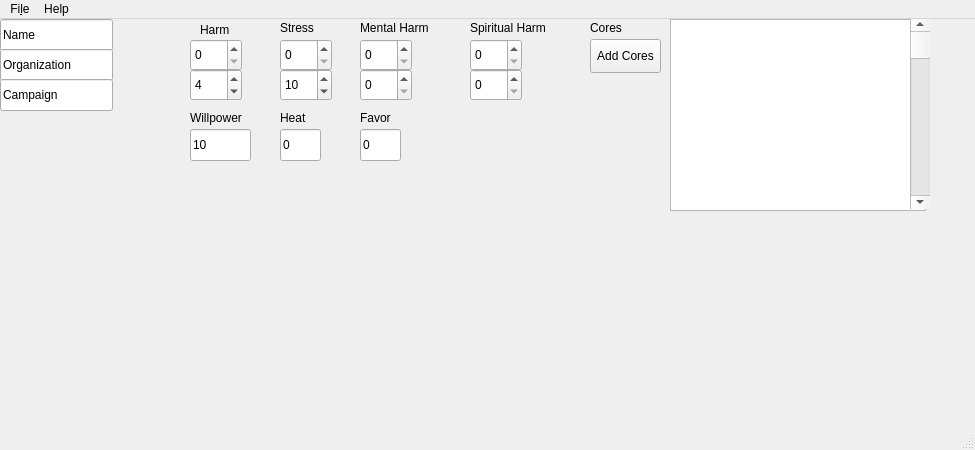
<?xml version="1.0" encoding="UTF-8"?>
<ui version="4.0">
 <class>MainWindow</class>
 <widget class="QMainWindow" name="MainWindow">
  <property name="geometry">
   <rect>
    <x>0</x>
    <y>0</y>
    <width>975</width>
    <height>450</height>
   </rect>
  </property>
  <property name="windowTitle">
   <string>MainWindow</string>
  </property>
  <widget class="QWidget" name="centralwidget">
   <widget class="QLineEdit" name="nameInputField">
    <property name="geometry">
     <rect>
      <x>0</x>
      <y>0</y>
      <width>113</width>
      <height>32</height>
     </rect>
    </property>
    <property name="text">
     <string>Name</string>
    </property>
   </widget>
   <widget class="QLineEdit" name="organizationInputField">
    <property name="geometry">
     <rect>
      <x>0</x>
      <y>30</y>
      <width>113</width>
      <height>32</height>
     </rect>
    </property>
    <property name="text">
     <string>Organization</string>
    </property>
   </widget>
   <widget class="QLineEdit" name="CampaignInputField">
    <property name="geometry">
     <rect>
      <x>0</x>
      <y>60</y>
      <width>113</width>
      <height>32</height>
     </rect>
    </property>
    <property name="text">
     <string>Campaign</string>
    </property>
   </widget>
   <widget class="QLabel" name="label">
    <property name="geometry">
     <rect>
      <x>200</x>
      <y>0</y>
      <width>41</width>
      <height>21</height>
     </rect>
    </property>
    <property name="text">
     <string>Harm</string>
    </property>
   </widget>
   <widget class="QSpinBox" name="HarmCurrentField">
    <property name="geometry">
     <rect>
      <x>190</x>
      <y>20</y>
      <width>52</width>
      <height>32</height>
     </rect>
    </property>
   </widget>
   <widget class="QSpinBox" name="HarmThresholdField">
    <property name="geometry">
     <rect>
      <x>190</x>
      <y>50</y>
      <width>52</width>
      <height>32</height>
     </rect>
    </property>
    <property name="value">
     <number>4</number>
    </property>
   </widget>
   <widget class="QLabel" name="label_2">
    <property name="geometry">
     <rect>
      <x>280</x>
      <y>0</y>
      <width>58</width>
      <height>18</height>
     </rect>
    </property>
    <property name="text">
     <string>Stress</string>
    </property>
   </widget>
   <widget class="QSpinBox" name="StressCurrentField">
    <property name="geometry">
     <rect>
      <x>280</x>
      <y>20</y>
      <width>52</width>
      <height>32</height>
     </rect>
    </property>
   </widget>
   <widget class="QSpinBox" name="StressThresholdField">
    <property name="geometry">
     <rect>
      <x>280</x>
      <y>50</y>
      <width>52</width>
      <height>32</height>
     </rect>
    </property>
    <property name="value">
     <number>10</number>
    </property>
   </widget>
   <widget class="QLabel" name="label_3">
    <property name="geometry">
     <rect>
      <x>360</x>
      <y>0</y>
      <width>91</width>
      <height>18</height>
     </rect>
    </property>
    <property name="text">
     <string>Mental Harm</string>
    </property>
   </widget>
   <widget class="QLabel" name="label_4">
    <property name="geometry">
     <rect>
      <x>470</x>
      <y>0</y>
      <width>101</width>
      <height>18</height>
     </rect>
    </property>
    <property name="text">
     <string>Spiritual Harm</string>
    </property>
   </widget>
   <widget class="QSpinBox" name="MentalHarmCurrentField">
    <property name="geometry">
     <rect>
      <x>360</x>
      <y>20</y>
      <width>52</width>
      <height>32</height>
     </rect>
    </property>
   </widget>
   <widget class="QSpinBox" name="MentalHarmThresholdField">
    <property name="geometry">
     <rect>
      <x>360</x>
      <y>50</y>
      <width>52</width>
      <height>32</height>
     </rect>
    </property>
   </widget>
   <widget class="QSpinBox" name="SpiritualHarmCurrentField">
    <property name="geometry">
     <rect>
      <x>470</x>
      <y>20</y>
      <width>52</width>
      <height>32</height>
     </rect>
    </property>
   </widget>
   <widget class="QSpinBox" name="SpiritualHarmThresholdField">
    <property name="geometry">
     <rect>
      <x>470</x>
      <y>50</y>
      <width>52</width>
      <height>32</height>
     </rect>
    </property>
   </widget>
   <widget class="QLabel" name="label_5">
    <property name="geometry">
     <rect>
      <x>190</x>
      <y>90</y>
      <width>71</width>
      <height>18</height>
     </rect>
    </property>
    <property name="text">
     <string>Willpower</string>
    </property>
   </widget>
   <widget class="QLineEdit" name="lineEdit">
    <property name="geometry">
     <rect>
      <x>190</x>
      <y>110</y>
      <width>61</width>
      <height>32</height>
     </rect>
    </property>
    <property name="text">
     <string>10</string>
    </property>
   </widget>
   <widget class="QLabel" name="label_6">
    <property name="geometry">
     <rect>
      <x>280</x>
      <y>90</y>
      <width>58</width>
      <height>18</height>
     </rect>
    </property>
    <property name="text">
     <string>Heat</string>
    </property>
   </widget>
   <widget class="QLineEdit" name="lineEdit_2">
    <property name="geometry">
     <rect>
      <x>280</x>
      <y>110</y>
      <width>41</width>
      <height>32</height>
     </rect>
    </property>
    <property name="text">
     <string>0</string>
    </property>
   </widget>
   <widget class="QLabel" name="label_7">
    <property name="geometry">
     <rect>
      <x>360</x>
      <y>90</y>
      <width>58</width>
      <height>18</height>
     </rect>
    </property>
    <property name="text">
     <string>Favor</string>
    </property>
   </widget>
   <widget class="QLineEdit" name="lineEdit_3">
    <property name="geometry">
     <rect>
      <x>360</x>
      <y>110</y>
      <width>41</width>
      <height>32</height>
     </rect>
    </property>
    <property name="text">
     <string>0</string>
    </property>
   </widget>
   <widget class="QLabel" name="label_8">
    <property name="geometry">
     <rect>
      <x>590</x>
      <y>0</y>
      <width>58</width>
      <height>18</height>
     </rect>
    </property>
    <property name="text">
     <string>Cores</string>
    </property>
   </widget>
   <widget class="QPushButton" name="AddCoresButton">
    <property name="geometry">
     <rect>
      <x>590</x>
      <y>20</y>
      <width>71</width>
      <height>34</height>
     </rect>
    </property>
    <property name="text">
     <string>Add Cores</string>
    </property>
   </widget>
   <widget class="QTableWidget" name="CoresTableWidget">
    <property name="geometry">
     <rect>
      <x>670</x>
      <y>0</y>
      <width>256</width>
      <height>192</height>
     </rect>
    </property>
   </widget>
   <widget class="QScrollBar" name="CoresTableScrollBar">
    <property name="geometry">
     <rect>
      <x>910</x>
      <y>-1</y>
      <width>20</width>
      <height>191</height>
     </rect>
    </property>
    <property name="orientation">
     <enum>Qt::Vertical</enum>
    </property>
   </widget>
  </widget>
  <widget class="QMenuBar" name="menubar">
   <property name="geometry">
    <rect>
     <x>0</x>
     <y>0</y>
     <width>975</width>
     <height>30</height>
    </rect>
   </property>
   <widget class="QMenu" name="menuFile">
    <property name="title">
     <string>Fi&amp;le</string>
    </property>
    <addaction name="actionNew_Character"/>
    <addaction name="actionSave_Character"/>
    <addaction name="actionLoad_Character"/>
    <addaction name="separator"/>
    <addaction name="actionExit"/>
   </widget>
   <widget class="QMenu" name="menuHelp">
    <property name="title">
     <string>Help</string>
    </property>
   </widget>
   <addaction name="menuFile"/>
   <addaction name="menuHelp"/>
  </widget>
  <widget class="QStatusBar" name="statusbar"/>
  <action name="actionNew_Character">
   <property name="text">
    <string>&amp;New Character</string>
   </property>
  </action>
  <action name="actionSave_Character">
   <property name="text">
    <string>&amp;Save Character</string>
   </property>
  </action>
  <action name="actionLoad_Character">
   <property name="text">
    <string>&amp;Load Character</string>
   </property>
  </action>
  <action name="actionExit">
   <property name="text">
    <string>&amp;Exit</string>
   </property>
  </action>
 </widget>
 <resources/>
 <connections/>
</ui>
